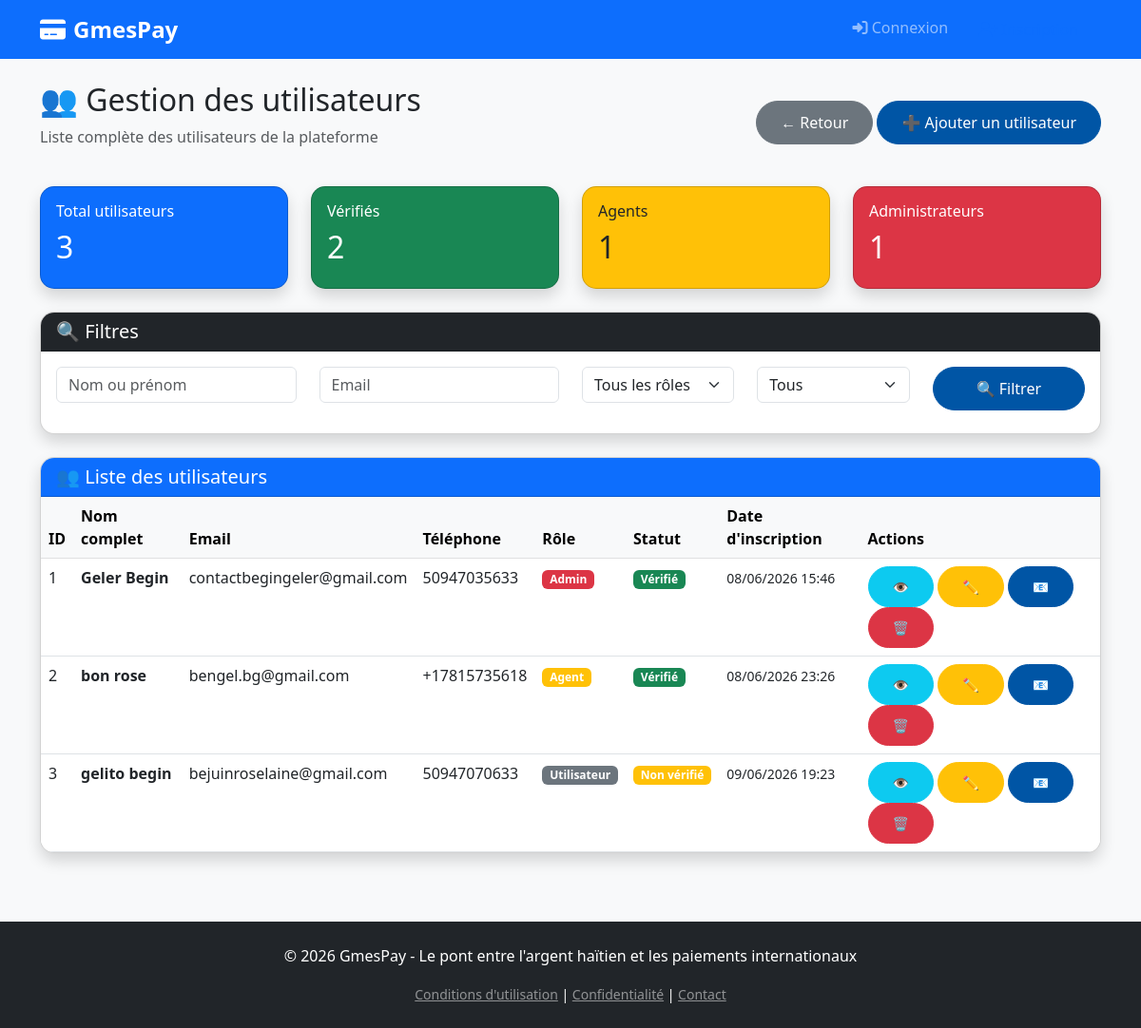
Page /admin/users (signed in) on the committed database.
### models.py (models this page shows, shortened)
class User(db.Model):
    __tablename__ = "users"
    id = db.Column(db.Integer, primary_key=True)
    first_name = db.Column(db.String(100))
    last_name = db.Column(db.String(100))
    email = db.Column(db.String(120), unique=True)
    phone = db.Column(db.String(20), unique=True)
    password_hash = db.Column(db.String(255))
    is_verified = db.Column(db.Boolean, default=False)
    is_active = db.Column(db.Boolean, default=True)
    is_admin = db.Column(db.Boolean, default=False)
    created_at = db.Column(db.DateTime, default=datetime.utcnow)
    updated_at = db.Column(db.DateTime, default=datetime.utcnow, onupdate=datetime.utcnow)
    wallet = db.relationship("Wallet", uselist=False, backref="user")
    deposits = db.relationship("Deposit", backref="user")
    withdrawals = db.relationship("Withdrawal", backref="user")
    kyc = db.relationship("KYC", uselist=False, backref="user")
    notifications = db.relationship("Notification", backref="user")
    virtual_cards = db.relationship("VirtualCard", backref="user")
    payments = db.relationship("Payment", backref="user")
    is_agent = db.Column(db.Boolean, default=False)
    agent_code = db.Column(db.String(20), unique=True, nullable=True)
    agent_balance = db.Column(db.Numeric(12, 2), default=0)  # Commission reçue
    reset_token = db.Column(db.String(255), nullable=True)
    reset_token_exp = db.Column(db.DateTime, nullable=True)
    birth_date = db.Column(db.Date, nullable=True)  # À ajouter si besoin
    partner_id = db.Column(db.Integer, db.ForeignKey('partners.id'))
    partner = db.relationship('Partner', backref='users')

### app.py (the view)
    @app.route('/admin/users')
    @login_requis
    def admin_users():
        if not session.get('is_admin'):
            flash('Accès non autorisé', 'danger')
            return redirect(url_for('dashboard'))
        from models import User
        users = User.query.all()
        users_data = []
        for u in users:
            users_data.append({
                'id': u.id,
                'name': f"{u.first_name} {u.last_name}",
                'email': u.email,
                'phone': u.phone or '-',
                'is_admin': u.is_admin,
                'is_agent': u.is_agent,
                'is_verified': u.is_verified,
                'is_active': u.is_active,
                'created_at': u.created_at.strftime('%d/%m/%Y %H:%M') if u.created_at else 'Non disponible'
            })
        return render_template('admin_users.html', users=users_data)

### templates/admin_users.html (shortened to what this page needs)
{% extends "base.html" %}
{% block content %}
<div class="container py-4">
    <div class="d-flex justify-content-between align-items-center mb-4">
        <div>
            <h2>👥 Gestion des utilisateurs</h2>
            <p class="text-muted">Liste complète des utilisateurs de la plateforme</p>
        </div>
        <div>
            <button onclick="window.location.href='/admin/dashboard'" class="btn btn-secondary">
                ← Retour
            </button>
            <button class="btn btn-primary" onclick="window.location.href='/admin/users/add'">
                ➕ Ajouter un utilisateur
            </button>
        </div>
    </div>
    <div class="row mb-4">
        <div class="col-md-3">
            <div class="card bg-primary text-white shadow">
                <div class="card-body">
                    <h6>Total utilisateurs</h6>
                    <h2 id="totalUsers">{{ users|length }}</h2>
                </div>
            </div>
        </div>
        <div class="col-md-3">
            <div class="card bg-success text-white shadow">
                <div class="card-body">
                    <h6>Vérifiés</h6>
                    <h2 id="verifiedUsers">0</h2>
                </div>
            </div>
        </div>
        <div class="col-md-3">
            <div class="card bg-warning text-dark shadow">
                <div class="card-body">
                    <h6>Agents</h6>
                    <h2 id="agentUsers">0</h2>
                </div>
            </div>
        </div>
        <div class="col-md-3">
            <div class="card bg-danger text-white shadow">
                <div class="card-body">
                    <h6>Administrateurs</h6>
                    <h2 id="adminUsers">0</h2>
                </div>
            </div>
        </div>
    </div>
    <div class="card shadow mb-4">
        <div class="card-header bg-dark text-white">
            <h5 class="mb-0">🔍 Filtres</h5>
        </div>
        <div class="card-body">
            <div class="row">
                <div class="col-md-3 mb-2">
                    <input type="text" class="form-control" id="filterName" placeholder="Nom ou prénom">
                </div>
                <div class="col-md-3 mb-2">
                    <input type="email" class="form-control" id="filterEmail" placeholder="Email">
                </div>
                <div class="col-md-2 mb-2">
                    <select class="form-select" id="filterRole">
                        <option value="">Tous les rôles</option>
                    </select>
                </div>
                <div class="col-md-2 mb-2">
                    <select class="form-select" id="filterStatus">
                        <option value="">Tous</option>
                    </select>
                </div>
                <div class="col-md-2 mb-2">
                    <button class="btn btn-primary w-100" onclick="applyFilters()">🔍 Filtrer</button>
                </div>
            </div>
        </div>
    </div>
    <div class="card shadow">
        <div class="card-header bg-primary text-white">
            <h5 class="mb-0">👥 Liste des utilisateurs</h5>
        </div>
        <div class="card-body p-0">
            <div class="table-responsive">
                <table class="table table-hover mb-0">
                    <thead class="table-light">
                        <tr>
                            <th>ID</th>
                            <th>Nom complet</th>
                            <th>Email</th>
                            <th>Téléphone</th>
                            <th>Rôle</th>
                            <th>Statut</th>
                            <th>Date d'inscription</th>
                            <th>Actions</th>
                        </tr>
                    </thead>
                    <tbody id="usersTableBody">
                        {% for user in users %}
                        <tr>
                            <td>{{ user.id }}</td>
                            <td>
                                <strong>{{ user.name }}</strong>
                            </td>
                            <td>{{ user.email }}</td>
                            <td>{{ user.phone or '-' }}</td>
                            <td>
                                {% if user.is_admin %}
                                    <span class="badge bg-danger">Admin</span>
                                {% elif user.is_agent %}
                                    <span class="badge bg-warning">Agent</span>
                                {% else %}
                                    <span class="badge bg-secondary">Utilisateur</span>
                                {% endif %}
                            </td>
                            <td>
                                {% if user.is_verified %}
                                    <span class="badge bg-success">Vérifié</span>
                                {% else %}
                                    <span class="badge bg-warning">Non vérifié</span>
                                {% endif %}
                             </td>
                            <td><small>{{ user.created_at }}</small></td>
                            <td>
                                <button class="btn btn-sm btn-info" onclick="viewUser({{ user.id }})">
                                    👁️
                                </button>
                                <button class="btn btn-sm btn-warning" onclick="editUser({{ user.id }})">
                                    ✏️
                                </button>
                                <button class="btn btn-sm btn-primary"
                                        onclick="resendWelcomeEmail({{ user.id }})">
                                    📧
                                </button>
                                <button class="btn btn-sm btn-danger" onclick="deleteUser({{ user.id }})">
                                    🗑️
                                </button>
                             </td>
                         </tr>
                        {% else %}
                        <tr>
                            <td colspan="8" class="text-center py-4">📭 Aucun utilisateur trouvé</td>
                        </tr>
                        {% endfor %}
                    </tbody>
                </table>
            </div>
        </div>
    </div>
</div>
{% endblock %}

### static/css/style.css (style rules this page uses)
:root { --primary-color: #0055A5; --secondary-color: #FDB813; --success-color: #28a745; --danger-color: #dc3545; }
body { font-family: 'Segoe UI', Tahoma, Geneva, Verdana, sans-serif; background-color: #f8f9fa; }
.card { border-radius: 15px; overflow: hidden; transition: transform 0.3s ease, box-shadow 0.3s ease; }
.btn { border-radius: 50px; padding: 10px 25px; font-weight: 500; }
.btn-primary { background-color: var(--primary-color); border-color: var(--primary-color); }
.card { animation: fadeIn 0.5s ease-out; }

### rows in the picture
User: id "1", name "Geler Begin", email "contactbegingeler@gmail.com", phone "50947035633", shows "Admin", shows "Vérifié", created_at "08/06/2026 15:46"
User: id "2", name "bon rose", email "bengel.bg@gmail.com", phone "+17815735618", shows "Agent", shows "Vérifié", created_at "08/06/2026 23:26"
User: id "3", name "gelito begin", email "bejuinroselaine@gmail.com", phone "50947070633", shows "Utilisateur", shows "Non vérifié", created_at "09/06/2026 19:23"

### other values in the picture
{{ users|length }} "3"
